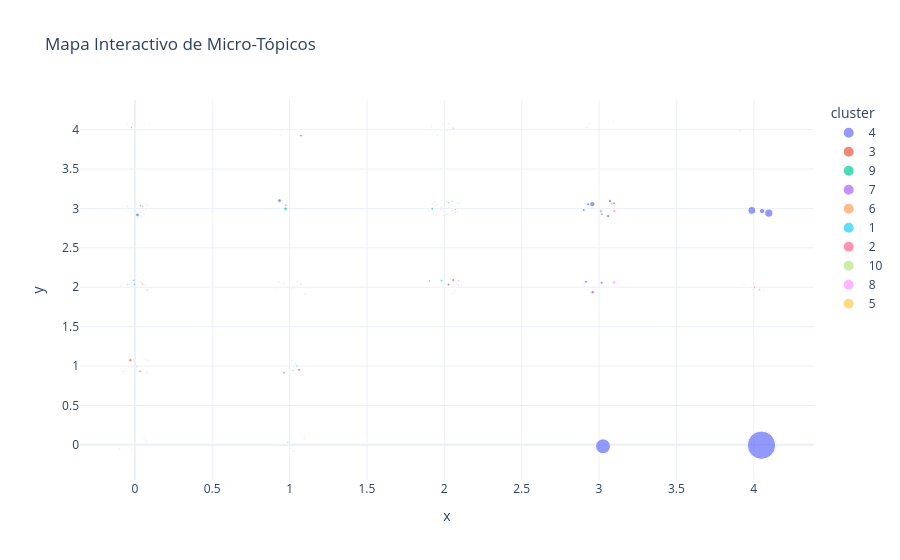

Notebook code cell kept with this figure:
### Code cell
# DataFrame con todo los datos
df_vis = pd.DataFrame({
    'x': som_coords_x,
    'y': som_coords_y,
    'label': [node["label"] for node in items],  # Nombres para el mouse
    'cluster': [str(c) for c in clusters],       # Convertir a string 
    'docs': [node["weights"]["Documents"] for node in items] # Tamaño por documentos 
})

# gráfica interactiva
fig = px.scatter(
    df_vis, 
    x='x', 
    y='y', 
    color='cluster',
    hover_name='label',
    size='docs',
    title="Mapa Interactivo de Micro-Tópicos",
    template="plotly_white"
)

fig.show()

### Figure 1 — Plotly figure (JSON) as saved in the notebook; plotly's stock layout.template omitted (floating-point values rounded to 4 significant figures)
{"data": [{"hovertemplate": "<b>%{hovertext}</b><br><br>cluster=4<br>x=%{x}<br>y=%{y}<br>docs=%{marker.size}<extra></extra>", "hovertext": ["MCT - 4.61.1335 Self Organizing Maps", "4.61.1335 Self Organizing Maps", "4.18.575 MPPT", "4.48.672 Natural Language Processing", "4.47.1111 Software Testing", "4.18.136 Induction Motor", "4.61.145 Feature Selection", "4.169.91 NDVI", "4.84.169 Particle Swarm Optimization", "4.61.493 Load Forecasting", "4.17.942 OCR", "4.237.651 Preventive Maintenance", "4.18.296 Unit Commitment", "4.169.1045 Lidar", "4.61.869 Clustering", "4.17.630 Action Recognition", "4.17.128 Deep Learning", "4.101.178 Video Coding", "4.61.1302 Intrusion Detection", "4.101.716 Compressed Sensing", "4.237.2201 Maritime Safety", "4.61.56 Fuzzy Sets", "4.116.133 Simultaneous Localization and Mapping", "4.116.862 Reinforcement Learning", "4.29.435 Multi Agent Systems", "4.47.410 Software Metrics", "4.17.245 Volume Rendering", "4.13.807 Internet Of Things", "4.48.228 Information Literacy", "4.237.911 Safety Climate", "4.29.587 Target Tracking", "4.101.848 Image Fusion", "4.101.1178 Super-Resolution", "4.48.322 Semantic Web", "4.182.2277 Secretary Problem", "4.17.282 Image Segmentation", "4.29.923 Fault Detection", "4.183.486 Traffic Flow", "4.17.118 Face Recognition", "4.169.667 Synthetic Aperture Radar", "4.17.953 Object Tracking", "4.17.64 Image Retrieval", "4.46.474 Queueing", "4.116.1697 Grasping", "4.174.152 Speech Recognition", "4.61.2764 Medical Tourism", "4.174.776 Blind Source Separation", "4.61.2106 Case-Based Reasoning", "4.61.1460 Bayesian Networks", "4.116.1415 Human-Robot Interaction", "4.224.1307 Process Planning", "4.237.1238 Situation Awareness", "4.61.1336 Association Rules", "4.61.1988 Formal Languages"], "legendgroup": "4", "marker": {"color": "#636efa", "size": [118, 426, 2, 2, 1, 4, 36, 5, 8, 34, 8, 1, 5, 1, 15, 5, 3, 6, 6, 1, 2, 16, 2, 2, 4, 1, 1, 1, 2, 1, 3, 4, 4, 1, 2, 4, 1, 3, 2, 1, 2, 1, 1, 1, 1, 1, 1, 1, 4, 1, 1, 1, 1, 1], "sizemode": "area", "sizeref": 1.065, "symbol": "circle"}, "mode": "markers", "name": "4", "orientation": "v", "showlegend": true, "type": "scatter", "x": [3.026, 4.05, 0.01414, -0.04556, 1.985, 0.03426, 4.097, 2.916, 0.0172, 3.987, 0.9352, 0.07641, 2.901, 2.027, 2.957, 2.929, 0.976, 3.059, 3.07, 2.01, 2.058, 4.053, 2.029, -0.02166, 3.012, 0.07574, 2.064, 2.942, 1.023, 0.05814, 3.083, 1.074, 3.019, 1.052, 4.038, 0.9637, 1.983, -0.005584, 2.094, 0.9606, 0.08131, 2.053, -0.04617, 0.06913, 0.9307, -0.02306, 2.086, 2.021, 2.027, 1.938, 1.922, -0.07346, 2.904, 1.979], "xaxis": "x", "y": [-0.0188, -0.004892, 0.9976, 2.038, 3.099, 0.9332, 2.941, 2.069, 2.917, 2.975, 3.1, 3.043, 2.981, 4.074, 3.055, 3.053, 3.042, 2.904, 3.095, 2.921, 4.019, 2.967, 3.077, 4.027, 2.967, 0.9114, 4.004, 4.076, 0.9448, 2.929, 3.056, 3.924, 2.927, 2.072, 1.969, 0.9131, 2.987, 2.089, 2.082, 2.051, 1.965, 2.971, 3.028, 2.027, 2.061, 2.058, 2.951, 2.93, 2.034, 3.087, 3.06, 0.9268, 2.057, 3.005], "yaxis": "y"}, {"hovertemplate": "<b>%{hovertext}</b><br><br>cluster=3<br>x=%{x}<br>y=%{y}<br>docs=%{marker.size}<extra></extra>", "hovertext": ["3.32.1846 Tephritidae", "3.275.1866 Cutin", "3.91.660 Arsenic", "3.51.84 Rumen", "3.275.2177 Harvesting Robot", "3.16.211 Triterpenoids", "3.16.314 Essential Oil", "3.16.28 Antioxidant Activity", "3.16.698 Ganoderma Lucidum", "3.198.926 Endophytic Fungi", "3.45.397 Nitrous Oxide", "3.4.419 Jasmonic Acid", "3.4.119 Micropropagation", "3.16.1867 Guttiferae", "3.4.424 Grain Yield", "3.16.1822 Tanshinone Iia", "3.4.413 Firmness", "3.45.1456 Soil Compaction", "3.16.2163 Aristolochic Acid", "3.220.1595 Electronic Nose"], "legendgroup": "3", "marker": {"color": "#EF553B", "size": [1, 1, 1, 1, 2, 6, 5, 5, 1, 2, 1, 1, 1, 1, 1, 1, 1, 1, 1, 1], "sizemode": "area", "sizeref": 1.065, "symbol": "circle"}, "mode": "markers", "name": "3", "orientation": "v", "showlegend": true, "type": "scatter", "x": [0.03859, 0.99, 0.004265, 0.06906, 2.09, -0.02859, 1.061, 2.058, 1.093, 0.05003, -0.01745, 2.016, -0.01681, 1.927, 1.95, 1.039, 1.014, 2.92, 1.996, 3.91], "xaxis": "x", "y": [2.953, 2.008, 1.093, 1.077, 2.03, 1.074, 0.9517, 2.091, 0.07953, 2.041, 0.9903, 3.09, 0.008636, 2.928, 2.979, 1.031, 1.068, 4.033, 2.907, 3.986], "yaxis": "y"}, {"hovertemplate": "<b>%{hovertext}</b><br><br>cluster=9<br>x=%{x}<br>y=%{y}<br>docs=%{marker.size}<extra></extra>", "hovertext": ["9.162.1864 Logistic Source", "9.92.220 Nonparametric Regression", "9.143.777 Global Exponential Stability", "9.162.1492 Ill-posed Problems"], "legendgroup": "9", "marker": {"color": "#00cc96", "size": [1, 4, 7, 1], "sizemode": "area", "sizeref": 1.065, "symbol": "circle"}, "mode": "markers", "name": "9", "orientation": "v", "showlegend": true, "type": "scatter", "x": [0.03972, 1.922, 0.9743, 1.904], "xaxis": "x", "y": [2.901, 2.994, 2.995, 2.968], "yaxis": "y"}, {"hovertemplate": "<b>%{hovertext}</b><br><br>cluster=7<br>x=%{x}<br>y=%{y}<br>docs=%{marker.size}<extra></extra>", "hovertext": ["7.139.89 Gasification", "7.226.441 Lamb Waves", "7.301.917 Shape Memory Alloys", "7.215.818 Fault Diagnosis", "7.272.538 Solder Joints", "7.57.189 Reynolds Number", "7.226.1838 Humidity Sensor", "7.70.219 Nanofluid", "7.177.238 Combustion Simulation", "7.226.1316 Thermal Diffusivity", "7.70.1693 Ground Source Heat Pump"], "legendgroup": "7", "marker": {"color": "#ab63fa", "size": [1, 7, 1, 5, 5, 2, 1, 1, 1, 1, 1], "sizemode": "area", "sizeref": 1.065, "symbol": "circle"}, "mode": "markers", "name": "7", "orientation": "v", "showlegend": true, "type": "scatter", "x": [0.08863, 2.959, 2.018, 3.097, 3.017, 0.04905, 1.993, 1.919, 2.07, 4.063, 0.06901], "xaxis": "x", "y": [1.074, 1.937, 3.989, 3.066, 2.058, 3.029, 4.07, 4.042, 2.952, 1.962, 2.99], "yaxis": "y"}, {"hovertemplate": "<b>%{hovertext}</b><br><br>cluster=6<br>x=%{x}<br>y=%{y}<br>docs=%{marker.size}<extra></extra>", "hovertext": ["6.185.1004 Internet Addiction", "6.269.1694 Deleuze", "6.269.1833 Anthropocene", "6.115.1244 Municipal Solid Waste", "6.11.31 Self-Regulated Learning", "6.238.1790 Plagiarism", "6.86.149 Gentrification", "6.146.955 Caste", "6.10.502 Data Envelopment Analysis", "6.115.1181 Life Cycle Assessment", "6.153.742 Science Communication"], "legendgroup": "6", "marker": {"color": "#FFA15A", "size": [1, 2, 2, 1, 1, 1, 1, 1, 1, 1, 1], "sizemode": "area", "sizeref": 1.065, "symbol": "circle"}, "mode": "markers", "name": "6", "orientation": "v", "showlegend": true, "type": "scatter", "x": [-0.04903, 0.03959, 1.072, 1.953, -0.05261, 2.096, 2.998, -0.01574, -0.04387, 3.092, 2.067], "xaxis": "x", "y": [4.08, 2.064, 2.039, 2.936, 0.9983, 3.065, 3.951, 4.034, 2.958, 4.097, 1.952], "yaxis": "y"}, {"hovertemplate": "<b>%{hovertext}</b><br><br>cluster=1<br>x=%{x}<br>y=%{y}<br>docs=%{marker.size}<extra></extra>", "hovertext": ["1.82.866 Stroke Rehabilitation", "1.54.79 Gene Expression Data", "1.194.105 Tuberculosis", "1.113.453 Glioblastoma", "1.7.203 Visual Cortex", "1.68.1273 Smith-Lemli-Opitz Syndrome", "1.225.626 Sickle Cell Disease", "1.281.1192 Gout", "1.5.560 Hippocampus", "1.7.603 Brain Computer Interface", "1.43.135 Neuropathic Pain", "1.7.249 Visual Search", "1.7.354 Emotion", "1.14.703 Electronic Health Records", "1.130.617 Multiple Myeloma", "1.147.289 IMRT", "1.95.801 Cimetidine", "1.82.783 Developmental Coordination Disorder", "1.7.1043 Multisensory Integration", "1.5.393 Spiking Neural Networks", "1.14.724 Shared Decision Making", "1.304.969 Alternative Medicine", "1.94.1263 ECG", "1.7.637 Action Observation", "1.113.1394 Magnetic Resonance Spectroscopy", "1.196.68 MicroRNAs", "1.66.1243 Integrase", "1.21.35 Depression", "1.95.723 Irritable Bowel Syndrome", "1.7.1400 Mental Rotation", "1.137.868 Narcolepsy", "1.150.1538 Road Traffic Noise", "1.7.1591 Category Learning"], "legendgroup": "1", "marker": {"color": "#19d3f3", "size": [1, 3, 1, 1, 4, 2, 1, 1, 3, 4, 1, 2, 1, 1, 1, 1, 2, 1, 1, 3, 1, 1, 1, 1, 1, 1, 1, 1, 1, 1, 1, 1, 1], "sizemode": "area", "sizeref": 1.065, "symbol": "circle"}, "mode": "markers", "name": "1", "orientation": "v", "showlegend": true, "type": "scatter", "x": [-0.005781, 1.905, -0.02587, 0.0744, 1.983, 1.029, 2.025, 0.06038, 0.0355, -0.001579, 0.007941, 2.051, 2.054, 2.003, -0.09783, 0.9227, 0.9886, -0.007013, 3.937, 1.047, 1.923, 1.011, -0.04307, 1.013, -0.05416, 1.937, 0.03305, 2.087, -0.0003121, 2.037, 0.955, 1.979, 1.955], "xaxis": "x", "y": [2.999, 2.078, 2.084, 0.04028, 2.084, -0.07837, 3.007, 0.08627, 3.035, 2.036, 0.9671, 3.092, 1.919, 3.099, -0.04999, -0.003667, 0.03136, 1.078, 2.04, 1.0, 3.944, 0.0837, 2.996, 1.984, 0.9366, 3.032, 0.9177, 3.068, 0.9254, 3.956, 0.004886, 3.987, 3.925], "yaxis": "y"}, {"hovertemplate": "<b>%{hovertext}</b><br><br>cluster=2<br>x=%{x}<br>y=%{y}<br>docs=%{marker.size}<extra></extra>", "hovertext": ["2.62.52 Supercapacitor", "2.22.336 Metal-Organic Frameworks", "2.244.499 Chemometrics", "2.1.549 Chalcones", "2.211.497 Proteomics", "2.1.171 Multicomponent Reaction", "2.41.144 Zeolites", "2.123.13 Protein Folding", "2.259.815 Fluorescence Correlation Spectroscopy", "2.78.404 Glasses"], "legendgroup": "2", "marker": {"color": "#FF6692", "size": [1, 1, 2, 1, 1, 1, 1, 3, 1, 1], "sizemode": "area", "sizeref": 1.065, "symbol": "circle"}, "mode": "markers", "name": "2", "orientation": "v", "showlegend": true, "type": "scatter", "x": [0.9083, 1.098, 2.071, -0.01599, 1.983, 0.9413, 1.974, 4.005, 2.042, 1.951], "xaxis": "x", "y": [1.967, 1.911, 2.987, -0.06063, 3.022, 3.924, 2.993, 2.001, 2.925, 3.047], "yaxis": "y"}, {"hovertemplate": "<b>%{hovertext}</b><br><br>cluster=10<br>x=%{x}<br>y=%{y}<br>docs=%{marker.size}<extra></extra>", "hovertext": ["10.268.2117 Eugenics", "10.126.1975 Moral Enhancement", "10.99.1714 Jane Eyre", "10.99.1286 Wordsworth"], "legendgroup": "10", "marker": {"color": "#B6E880", "size": [1, 1, 1, 1], "sizemode": "area", "sizeref": 1.065, "symbol": "circle"}, "mode": "markers", "name": "10", "orientation": "v", "showlegend": true, "type": "scatter", "x": [1.025, 0.9539, 0.0948, 0.05399], "xaxis": "x", "y": [2.017, 1.91, 4.066, 3.921], "yaxis": "y"}, {"hovertemplate": "<b>%{hovertext}</b><br><br>cluster=8<br>x=%{x}<br>y=%{y}<br>docs=%{marker.size}<extra></extra>", "hovertext": ["8.124.10 Aerosols", "8.212.652 Ground Penetrating Radar", "8.19.7 Evapotranspiration"], "legendgroup": "8", "marker": {"color": "#FF97FF", "size": [1, 7, 7], "sizemode": "area", "sizeref": 1.065, "symbol": "circle"}, "mode": "markers", "name": "8", "orientation": "v", "showlegend": true, "type": "scatter", "x": [1.988, 3.099, 3.097], "xaxis": "x", "y": [3.927, 2.966, 2.061], "yaxis": "y"}, {"hovertemplate": "<b>%{hovertext}</b><br><br>cluster=5<br>x=%{x}<br>y=%{y}<br>docs=%{marker.size}<extra></extra>", "hovertext": ["5.302.1765 Avogadro Constant", "5.31.533 4H-SiC"], "legendgroup": "5", "marker": {"color": "#FECB52", "size": [1, 2], "sizemode": "area", "sizeref": 1.065, "symbol": "circle"}, "mode": "markers", "name": "5", "orientation": "v", "showlegend": true, "type": "scatter", "x": [4.0, -0.09029], "xaxis": "x", "y": [2.09, 2.018], "yaxis": "y"}], "layout": {"legend": {"itemsizing": "constant", "title": {"text": "cluster"}, "tracegroupgap": 0}, "title": {"text": "Mapa Interactivo de Micro-Tópicos"}, "xaxis": {"anchor": "y", "domain": [0, 1], "title": {"text": "x"}}, "yaxis": {"anchor": "x", "domain": [0, 1], "title": {"text": "y"}}}}
